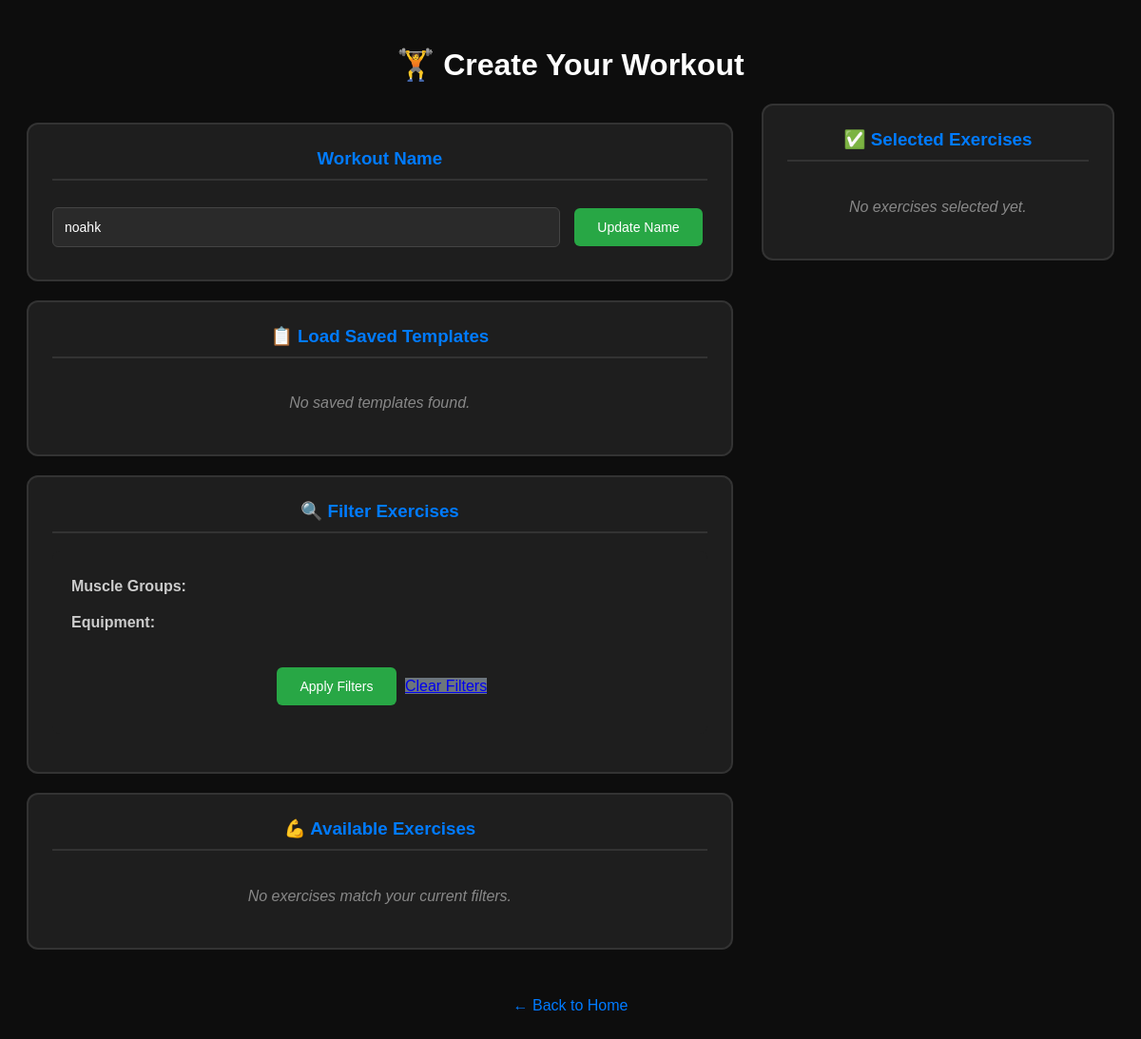
The page /create-workout/ (signed in) on the database as committed earlier.
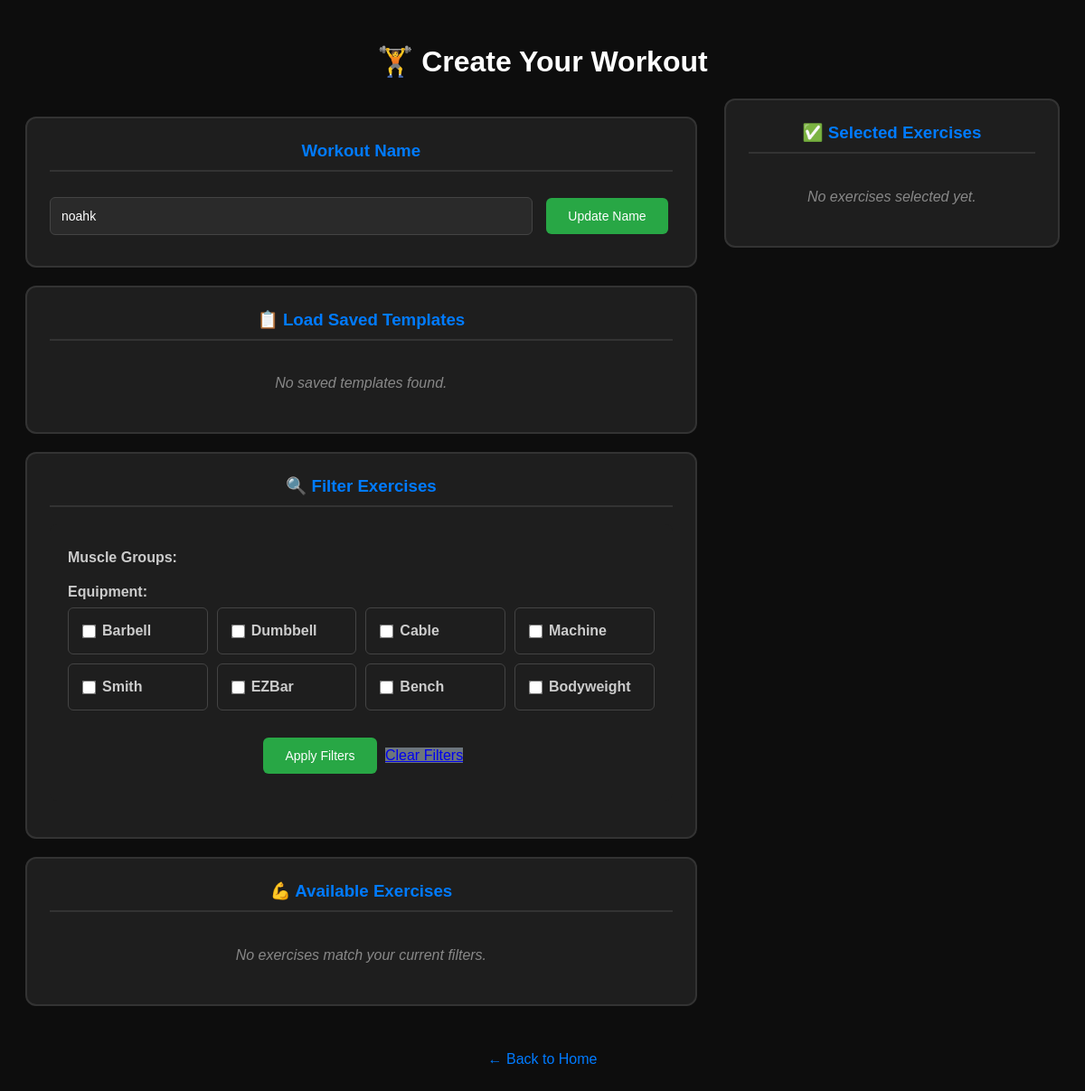
The same page on the database as committed later.
### logger/models.py (models this page shows, shortened)
class Equipment(models.Model):
    name = models.CharField(max_length=100, unique=True)

### logger/views.py (the view, shortened to what this page needs)
# urls.py: path('create-workout/', views.create_workout, name='create_workout'),
@login_required
def create_workout(request):
    exercises_in_session = request.session.get('workout_exercises', [])
    workout_name = request.session.get('workout_name', '')
    muscle_filter = request.GET.getlist('muscle_group')
    equipment_filter = request.GET.getlist('equipment')
    available_exercises = Exercise.objects.all()
    if muscle_filter:
        available_exercises = available_exercises.filter(primary_muscle_group_id__in=muscle_filter)
    if equipment_filter:
        available_exercises = available_exercises.filter(equipment_id__in=equipment_filter)
    available_exercises = available_exercises.exclude(id__in=exercises_in_session)
    selected_exercises = Exercise.objects.filter(id__in=exercises_in_session)
    saved_workouts = SavedWorkout.objects.filter(user=request.user).order_by('-is_favorite', '-last_used')[:10]
    context = {
        'workout_name': workout_name,
        'available_exercises': available_exercises.select_related('primary_muscle_group', 'equipment'),
        'selected_exercises': selected_exercises,
        'muscle_groups': MuscleGroup.objects.all(),
        'equipment': Equipment.objects.all(),
        'selected_muscles': [int(m) for m in muscle_filter],
        'selected_equipment': [int(e) for e in equipment_filter],
        'saved_workouts': saved_workouts,
    }
    return render(request, 'logger/create_workout.html', context)

### logger/templates/logger/create_workout.html (shortened to what the changed rows need)
<!DOCTYPE html>
<html>
<head>
</head>
<body>
    <div class="container">
        <h1>🏋️ Create Your Workout</h1>
        <div class="main-layout">
            <div class="left-column">
                <div class="form-section">
                    <form method="get" class="filter-section">
                        <div class="filter-group">
                            <div class="equipment-checkboxes">
                                {% for equip in equipment %}
                                    <div class="equipment-checkbox-item">
                                        <input type="checkbox" name="equipment" value="{{ equip.id }}" id="equipment_{{ equip.id }}" {% if equip.id in selected_equipment %}checked{% endif %}>
                                        <label for="equipment_{{ equip.id }}">{{ equip.name }}</label>
                                    </div>
                                {% endfor %}
                            </div>
                        </div>
                    </form>
                </div>
            </div>
        </div>
    </div>
</body>
</html>

Rows that differ between the two databases and show on the page:
added Equipment: name "Barbell"
added Equipment: name "Dumbbell"
added Equipment: name "Cable"
added Equipment: name "Machine"
added Equipment: name "Smith"
added Equipment: name "EZBar"
added Equipment: name "Bench"
added Equipment: name "Bodyweight"
